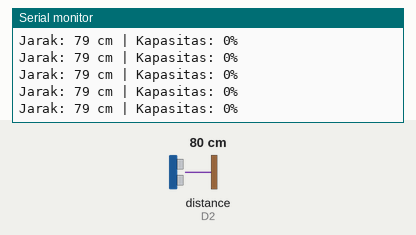
Bench run of a sketch on a simulated ESP8266 (NodeMCU). Shown: the last lines printed to the serial monitor. Wiring (inferred from the names in the program): ultrasonic range finder: trigger D1; echo D2. The test bench sets the inputs (shaded band); at power-on: distance to the obstacle (sensor on D2) 80 cm. The echo pulse lasts 58.3 µs per cm; WiFi joins after 1.5 s; servers stay silent unless stated.

Above: at 3.0 s.
3.1 s: distance to the obstacle (sensor on D2) set to 2 cm
At 3.7 s:
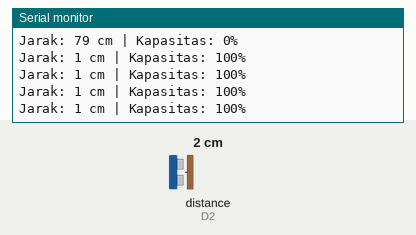
4.6 s: distance to the obstacle (sensor on D2) set to 4 cm
At 5.01 s:
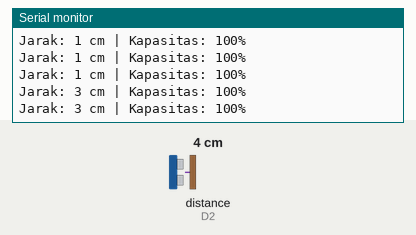
Timing chart, 0 to 7.6 s (numbered marks = the images above; inputs shaded):
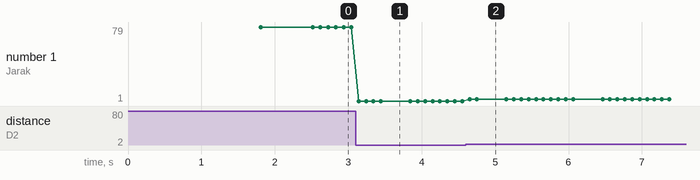

The sketch:

Monitoring_tandon_telegram.ino
```cpp
#include <ESP8266WiFi.h>
#include <WiFiClientSecure.h>
#include <UniversalTelegramBot.h>

// --- PENGATURAN WIFI & TELEGRAM ---
const char* ssid = "TBV_Backup";
const char* password = "nasigorengrempah";
#define BOT_TOKEN "8905356458:AAHYixcHfmYKqGQP_QrWlpf5UfGdUWk3WIw"
#define CHAT_ID "5229511290" // Ganti dengan ID angka Anda

WiFiClientSecure client;
UniversalTelegramBot bot(BOT_TOKEN, client);

// --- PIN & KALIBRASI ---
#define TRIG_PIN D1
#define ECHO_PIN D2
const int TINGGI_TANDON_TOTAL = 30;
const int BATAS_AIR_PENUH = 5;
const int BATAS_KRITIS_PERSEN = 20;

bool notifikasiTerkirim = false;
int persentaseAirSaatIni = 0;
int tinggiAirSaatIni = 0;

int botRequestDelay = 1000;
unsigned long lastTimeBotRan = 0;

void handleNewMessages(int numNewMessages) {
  for (int i = 0; i < numNewMessages; i++) {
    String chat_id = bot.messages[i].chat_id;
    String text = bot.messages[i].text;

    if (text == "/cek" || text == "cek" || text == "Cek") {
      String pesan = "💧 *STATUS TANDON SAAT INI*\n\n";
      pesan += "Ketinggian Air: " + String(tinggiAirSaatIni) + " cm\n";
      pesan += "Kapasitas: *" + String(persentaseAirSaatIni) + "%*";
      bot.sendMessage(chat_id, pesan, "Markdown");
    }

    if (text == "/start") {
      bot.sendMessage(chat_id, "Halo! Saya Bot Tandon Air Anda.\nKetik /cek untuk status air.", "");
    }
  }
}

void setup() {
  Serial.begin(115200);
  pinMode(TRIG_PIN, OUTPUT);
  pinMode(ECHO_PIN, INPUT);

  client.setInsecure(); // Matikan cek sertifikat agar memori lega

  Serial.print("\nMenghubungkan ke WiFi: ");
  Serial.println(ssid);
  WiFi.begin(ssid, password);

  while (WiFi.status() != WL_CONNECTED) {
    Serial.print(".");
    delay(500);
  }

  Serial.println("\nWiFi Terhubung!");
  Serial.println("Mencoba menghubungi Server Telegram...");

  // Tes kirim pesan dan tangkap hasilnya
  bool terkirim = bot.sendMessage(CHAT_ID, "✅ Sistem Monitoring Tandon Aktif!", "");

  if (terkirim) {
    Serial.println("SUKSES! Pesan terkirim ke Telegram.");
  } else {
    Serial.println("ERROR: Gagal mengirim pesan ke Telegram!");
  }
}

void loop() {
  digitalWrite(TRIG_PIN, LOW);
  delayMicroseconds(2);
  digitalWrite(TRIG_PIN, HIGH);
  delayMicroseconds(10);
  digitalWrite(TRIG_PIN, LOW);

  // SOLUSI HANG: Batas waktu 100ms agar program tidak terkunci
  long duration = pulseIn(ECHO_PIN, HIGH, 100000);
  int distance = duration * 0.034 / 2;

  if (distance > 0 && distance <= 400) {
    tinggiAirSaatIni = TINGGI_TANDON_TOTAL - distance;
    if (tinggiAirSaatIni < 0) tinggiAirSaatIni = 0;

    persentaseAirSaatIni = map(distance, TINGGI_TANDON_TOTAL, BATAS_AIR_PENUH, 0, 100);
    if (persentaseAirSaatIni < 0) persentaseAirSaatIni = 0;
    if (persentaseAirSaatIni > 100) persentaseAirSaatIni = 100;

    Serial.print("Jarak: "); Serial.print(distance);
    Serial.print(" cm | Kapasitas: "); Serial.print(persentaseAirSaatIni); Serial.println("%");

    // Kirim notifikasi air habis
    if (persentaseAirSaatIni <= BATAS_KRITIS_PERSEN && !notifikasiTerkirim) {
      if (bot.sendMessage(CHAT_ID, "⚠️ *PERINGATAN!* Air tandon hampir habis: " + String(persentaseAirSaatIni) + "%", "Markdown")) {
        notifikasiTerkirim = true;
      }
    }
    else if (persentaseAirSaatIni > BATAS_KRITIS_PERSEN + 5) {
      notifikasiTerkirim = false;
    }
  } else {
    // Jika sensor gagal membaca, program tidak akan crash
    Serial.println("Sensor tidak terbaca / di luar jangkauan.");
  }

  // Cek pesan Telegram masuk setiap 1 detik
  if (millis() - lastTimeBotRan > botRequestDelay) {
    int numNewMessages = bot.getUpdates(bot.last_message_received + 1);
    while (numNewMessages) {
      handleNewMessages(numNewMessages);
      numNewMessages = bot.getUpdates(bot.last_message_received + 1);
    }
    lastTimeBotRan = millis();
  }

  delay(100); // Beri waktu istirahat sejenak untuk proses WiFi
}
```

Measured:
- after the input at 3.1 s, the serial monitor: prints a new line at once (image 1)
- after the input at 4.6 s, the serial monitor: prints a new line after 0.05 s (image 2)
- plotted number 1: 79 → 1 after the input at 3.1 s, 1 → 3 after the input at 4.6 s
